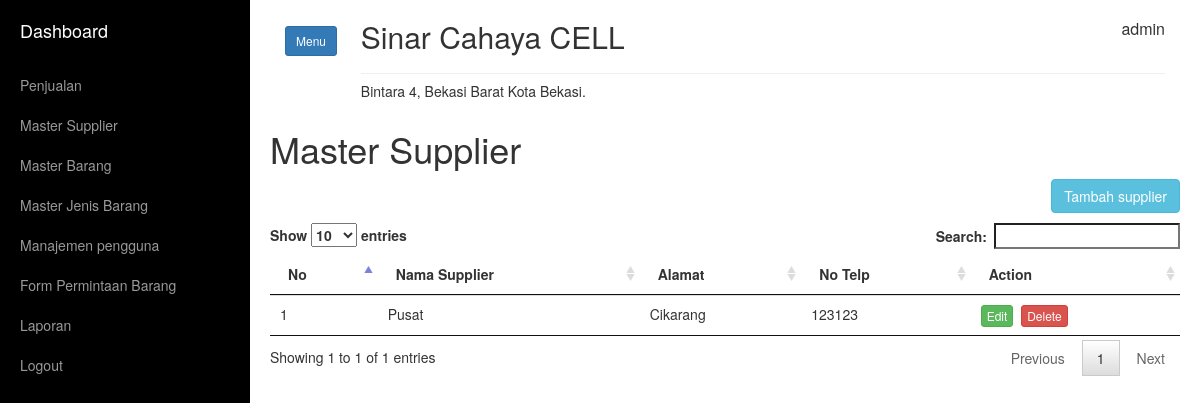
/home.php?link=master_supp (signed in), run on the app's committed database.
### tables this page shows
CREATE TABLE `tb_supplier` (
  `id_supplier` int(11) NOT NULL,
  `nama_supp` varchar(50) NOT NULL,
  `alamat_supp` text NOT NULL,
  `tlp_supp` varchar(12) NOT NULL
);

### master_supp.php (the view, shortened to what this page needs)
<h1>Master Supplier</h1>
<button type="button" style="margin-bottom: 10px;" class="btn btn-info pull-right" data-toggle="modal" id="btntambah">Tambah supplier</button>
<br>
	<table class="table table-responsive" id="tb_supplier">
		<thead>
			<tr>
				<th>No</th>
				<th>Nama Supplier</th>
				<th>Alamat</th>
				<th>No Telp</th>
				<th>Action</th>
			</tr>
		</thead>
		<tbody>
		<?php
			$no = 1;
			$sql = "SELECT * FROM tb_supplier";
			$query  = mysqli_query($conn,$sql);
			while ($data = mysqli_fetch_array($query)) { ?>
			<tr>
				<td><?php echo $no++; ?></td>
				<td><?php echo $data['nama_supp'] ?></td>
				<td><?php echo $data['alamat_supp'] ?></td>
				<td><?php echo $data['tlp_supp'] ?></td>
				<td><a href="" class="btn btn-success btn-xs btnedit" data-toggle="modal" title="">Edit</a>&nbsp
				<a href="proses_supplier.php?kode=3&id=<?php echo $data['id_supplier'];?>" class="btn btn-danger btn-xs" onclick="return confirm('Apakah Anda Yakin.. ?');" title="">Delete</a></td>
			</tr>
		<?php
			}
		 ?>
		</tbody>
	</table>

### assets/css/simple-sidebar.css (style rules this page uses)
body { overflow-x: hidden; }

### data on the page
tb_supplier: nama_supp "Pusat", alamat_supp "Cikarang", tlp_supp "123123"

### other printed values
$_SESSION['username'] "admin"
